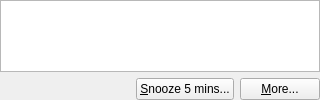
<?xml version="1.0" encoding="UTF-8"?>
<ui version="4.0">
 <class>RingWidget</class>
 <widget class="QWidget" name="RingWidget">
  <property name="geometry">
   <rect>
    <x>0</x>
    <y>0</y>
    <width>320</width>
    <height>100</height>
   </rect>
  </property>
  <property name="windowTitle">
   <string/>
  </property>
  <layout class="QVBoxLayout" name="verticalLayout">
   <property name="margin">
    <number>0</number>
   </property>
   <item>
    <layout class="QHBoxLayout" name="horizontalLayout_2">
     <item>
      <widget class="QTextEdit" name="textEdit">
       <property name="readOnly">
        <bool>true</bool>
       </property>
      </widget>
     </item>
    </layout>
   </item>
   <item>
    <layout class="QHBoxLayout" name="horizontalLayout">
     <item>
      <spacer name="horizontalSpacer">
       <property name="orientation">
        <enum>Qt::Horizontal</enum>
       </property>
       <property name="sizeHint" stdset="0">
        <size>
         <width>40</width>
         <height>20</height>
        </size>
       </property>
      </spacer>
     </item>
     <item>
      <widget class="QPushButton" name="snooze5Button">
       <property name="text">
        <string>&amp;Snooze 5 mins...</string>
       </property>
      </widget>
     </item>
     <item>
      <widget class="QPushButton" name="moreButton">
       <property name="text">
        <string>&amp;More...</string>
       </property>
      </widget>
     </item>
    </layout>
   </item>
  </layout>
 </widget>
 <resources/>
 <connections/>
</ui>
